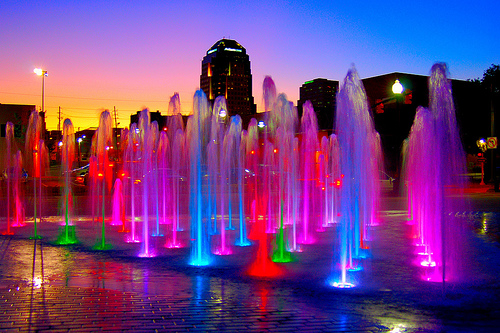
%> input picture assets/colorful_water.jpg, 500 x 333 px, given in place of lenna.png, which was not available
$ octave --eval "tarefa1_8;"   (GNU Octave 9; MATLAB toolbox functions it lacks are replaced by stand-ins)
%> lines starting %> are read from the running program, lines starting %| are printed output that depends on the picture; pictures that were not available may be replaced by others from this repository, and a replacement may not be noted
% 1.8. Filtros de detecção de bordas Sobel e Laplaciano
function tarefa1_8()
    assetsDir = ['..' filesep 'assets' filesep];
    filePath = strcat(assetsDir, 'lenna.png');

    originalImage = imread(filePath);
%> originalImage is the input picture: size 333x500x3 uint8; mean R, G, B 114.3, 62.9, 129.4
    sobelImage = sobelFilter(originalImage);
    laplacianImage = laplacianFilter(originalImage, 0.5);


    % Ploting
    figure();
    subplot(1,3,1), imshow(originalImage,[]), title('Original image')
    subplot(1,3,2), imshow(sobelImage,[]), title('Sobel image')
    subplot(1,3,3), imshow(laplacianImage,[]), title('Laplacian image')

end

function output = sobelFilter(input)
    % MatLab shortcut
    h = fspecial('sobel');
    output = imfilter(input,h);
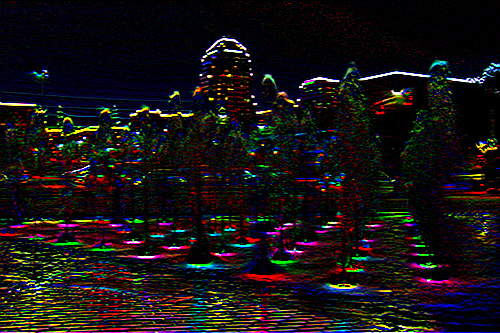
%> output: size 333x500x3 uint8; mean R, G, B 22.8, 18.4, 19.8
end

function output = laplacianFilter(input, alpha)
%> called with alpha = 0.5
    % MatLab shortcut
    h = fspecial('laplacian', alpha);
    output = imfilter(input,h);
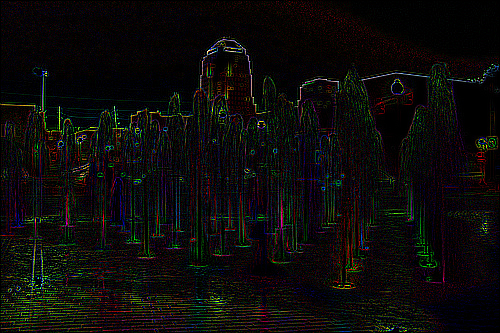
%> output: size 333x500x3 uint8; mean R, G, B 12.9, 11.5, 10.4
end
